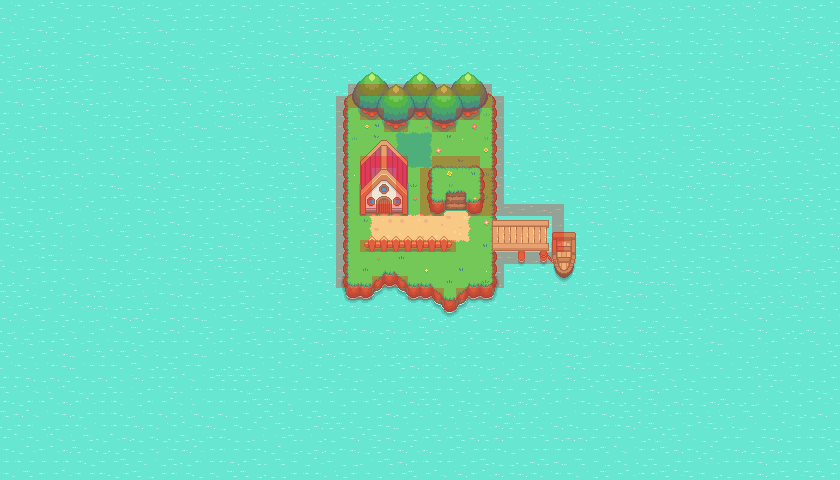

The image is a tile-based game level rendered from a .tmx file. Its description and source (layers, tilesets, objects; grid data summarised) follow:
An orthogonal 70x40 tile map with 12x12 px tiles, 12 tile layers (Water, Island, Paths, Battle Patch, ...), 2 tilesets.

<map version="1.9" tiledversion="1.9.2" orientation="orthogonal" renderorder="right-down" width="70" height="40" tilewidth="12" tileheight="12" infinite="0" nextlayerid="13" nextobjectid="1">
 <tileset firstgid="1" source="Pokemon Style Game.tsx" />
 <tileset firstgid="1025" source="CollisionTileset.tsx" />
 <layer id="1" name="Water" width="70" height="40">
  <data>[2800 cells, 2800 non-empty, 9 distinct tile ids]</data>
 </layer>
 <layer id="2" name="Island" width="70" height="40">
  <data>[2800 cells, 278 non-empty, 76 distinct tile ids]</data>
 </layer>
 <layer id="7" name="Paths" width="70" height="40">
  <data>[2800 cells, 37 non-empty, 14 distinct tile ids]</data>
 </layer>
 <layer id="8" name="Battle Patch" width="70" height="40">
  <data>[2800 cells, 9 non-empty, 9 distinct tile ids]</data>
 </layer>
 <layer id="3" name="Plateau" width="70" height="40">
  <data>[2800 cells, 35 non-empty, 35 distinct tile ids]</data>
 </layer>
 <layer id="9" name="Grass and Flowers" width="70" height="40">
  <data>[2800 cells, 35 non-empty, 24 distinct tile ids]</data>
 </layer>
 <layer id="10" name="Fence" width="70" height="40">
  <data>[2800 cells, 66 non-empty, 54 distinct tile ids]</data>
 </layer>
 <layer id="4" name="House" width="70" height="40">
  <data>[2800 cells, 42 non-empty, 42 distinct tile ids]</data>
 </layer>
 <layer id="5" name="Trees" width="70" height="40">
  <data>[2800 cells, 72 non-empty, 24 distinct tile ids]</data>
 </layer>
 <layer id="6" name="Trees1" width="70" height="40">
  <data>[2800 cells, 48 non-empty, 24 distinct tile ids]</data>
 </layer>
 <layer id="11" name="Collision" width="70" height="40" opacity="0.29">
  <data>[2800 cells, 113 non-empty, 1 distinct tile ids]</data>
 </layer>
 <layer id="12" name="Foreground Objects" width="70" height="40">
  <data>[2800 cells, 16 non-empty, 12 distinct tile ids]</data>
 </layer>
</map>
